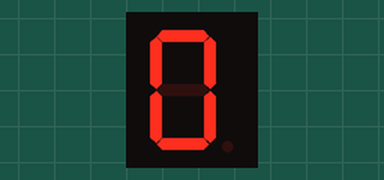
The sketch below on a simulated Arduino Uno, built with avr-gcc and run on an emulated ATmega328P. On the bench: 1-digit seven-segment display. Wiring (inferred from the names in the program): 1-digit 7-segment display, segments lit when HIGH: segments pin 2, pin 3, pin 4, pin 5, pin 6, pin 7, pin 8. The segment pins are drawn as the display they are named for.

Above: at 0.1 s.
At 1.1 s:
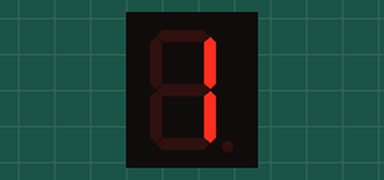
At 2.1 s:
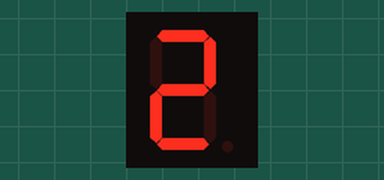
At 4.1 s:
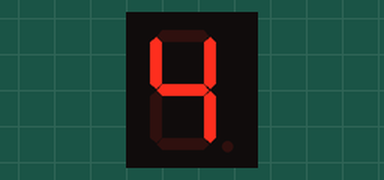
At 6.1 s:
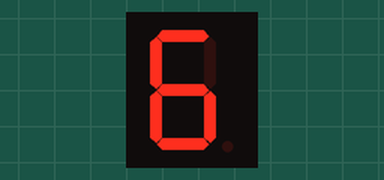
At 9.1 s:
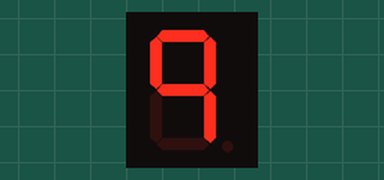

Measured:
- by itself, everything shown: repeats every 10.0 s, in 10 steps
- what the display in image 1 shows lasts 1.0 s, from 1.0 s to 2.0 s

The sketch:

sietesegmentos_normal.ino
```cpp
 const int a = 2 ;
const int b = 3 ;
const int c = 4 ;
const int d = 5 ;
const int  e = 6 ;
const int f = 7 ;
const int g = 8 ;

void setup() {

  pinMode (a,OUTPUT);
  pinMode (b,OUTPUT);
  pinMode (c,OUTPUT);
  pinMode (d,OUTPUT);
  pinMode (e,OUTPUT);
  pinMode (f,OUTPUT);
  pinMode (g,OUTPUT);
}

void loop() {
   // 0
digitalWrite (a, HIGH);
digitalWrite (b, HIGH);
digitalWrite (c, HIGH);
digitalWrite (d, HIGH);
digitalWrite (e, HIGH);
digitalWrite (f, HIGH);
digitalWrite (g, LOW);
delay (1000);

// 1
digitalWrite (a, LOW);
digitalWrite (b, HIGH);
digitalWrite (c, HIGH);
digitalWrite (d, LOW);
digitalWrite (e, LOW);
digitalWrite (f, LOW);
digitalWrite (g, LOW);
delay (1000);
//2
digitalWrite (a, HIGH);
digitalWrite (b, HIGH);
digitalWrite (c, LOW);
digitalWrite (d, HIGH);
digitalWrite (e, HIGH);
digitalWrite (f, LOW);
digitalWrite (g, HIGH);
delay (1000);
// 3
digitalWrite (a, HIGH);
digitalWrite (b, HIGH);
digitalWrite (c, HIGH);
digitalWrite (d, HIGH);
digitalWrite (e, LOW);
digitalWrite (f, LOW);
digitalWrite (g, HIGH);
delay (1000);
//4;
digitalWrite (a, LOW);
digitalWrite (b, HIGH);
digitalWrite (c, HIGH);
digitalWrite (d, LOW);
digitalWrite (e, LOW);
digitalWrite (f, HIGH);
digitalWrite (g, HIGH);
delay (1000);
// 5;
digitalWrite (a, HIGH);
digitalWrite (b, LOW);
digitalWrite (c, HIGH);
digitalWrite (d, HIGH);
digitalWrite (e, LOW);
digitalWrite (f, HIGH);
digitalWrite (g, HIGH);
delay (1000);

// 6
digitalWrite (a, HIGH);
digitalWrite (b, LOW);
digitalWrite (c, HIGH);
digitalWrite (d, HIGH);
digitalWrite (e, HIGH);
digitalWrite (f, HIGH);
digitalWrite (g, HIGH);
delay (1000);

//7
digitalWrite (a, HIGH);
digitalWrite (b, HIGH);
digitalWrite (c, HIGH);
digitalWrite (d, LOW);
digitalWrite (e, LOW);
digitalWrite (f, LOW);
digitalWrite (g, LOW);
delay (1000);

//8
digitalWrite (a, HIGH);
digitalWrite (b, HIGH);
digitalWrite (c, HIGH);
digitalWrite (d, HIGH);
digitalWrite (e, HIGH);
digitalWrite (f, HIGH);
digitalWrite (g, HIGH);
delay (1000);
//9
digitalWrite (a, HIGH);
digitalWrite (b, HIGH);
digitalWrite (c, HIGH);
digitalWrite (d, LOW);
digitalWrite (e, LOW);
digitalWrite (f, HIGH);
digitalWrite (g, HIGH);
delay (1000);
}
```
